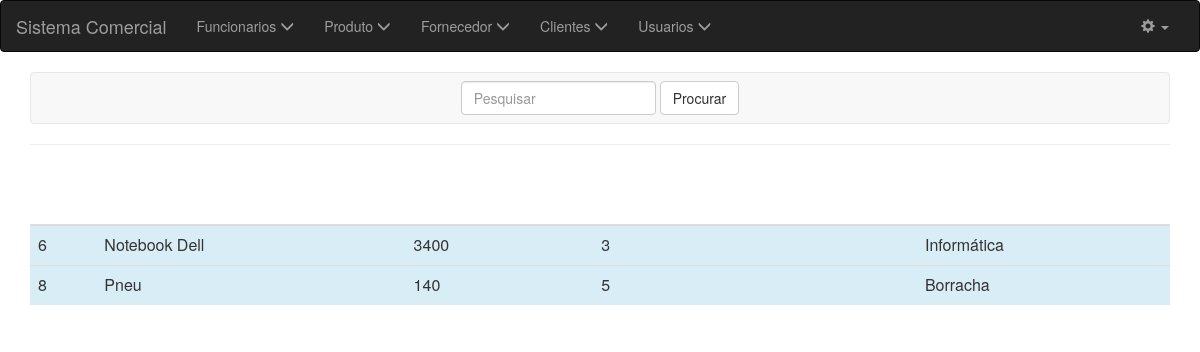
Screenshot of /pesProduto.php (signed in) with the database file from the repository.
### tables this page shows
CREATE TABLE `tb_produto` (
  `cd_produto` int(11) NOT NULL,
  `nm_produto` varchar(500) NOT NULL,
  `tp_produto` varchar(500) NOT NULL,
  `qtd_produto` varchar(500) NOT NULL,
  `vl_produto` varchar(500) NOT NULL,
  `img_produto` varchar(255) DEFAULT 'padrao.jpg'
);

### pesProduto.php (the view, shortened to what this page needs)
<?php include_once 'config.php';
include 'header.php';
$pesquisar = $_GET['pesquisar'];
$pdo = conectar();
$rs = $pdo->query("SELECT * FROM tb_produto WHERE nm_produto LIKE '%".$pesquisar."%'");
?>
<div class="container">
<nav class="navbar navbar-default"><center>
<form class="navbar-form " role="search" method="GET" action="pesProduto.php">
  <div class="form-group">
    <input type="text" name="pesquisar" class="form-control" placeholder="Pesquisar">
  </div>
  <button type="submit" class="btn btn-default">Procurar</button>
</form></center>
</nav>
<hr>
<br>
 <table class="table">
    <thead>
      <tr>
        <th>#</th>
        <th>NOME</th>
        <th>VALOR</th>
        <th>QUANTIDADE</th>
        <th>TIPO</th>
      </tr>
    </thead>
    <tbody>
      <?php while($row = $rs->fetch(PDO::FETCH_OBJ))
  { ?>
      <tr class="info">
        <td><?php echo $row->cd_produto; ?></td>
        <td><?php echo $row->nm_produto; ?></td>
        <td><?php echo $row->vl_produto; ?></td>
        <td><?php echo $row->qtd_produto; ?></td>
        <td><?php echo $row->tp_produto; ?></td>
      </tr>
     <?php }
 ?>
    </tbody>
  </table>
</div>

### header.php (style rules this page uses)
nav { position: fixed; }
h5,h1,h3,h2,th { color:white; }

### rows the page displays
tb_produto: cd_produto "6", nm_produto "Notebook Dell", vl_produto "3400", qtd_produto "3", tp_produto "Informática"
tb_produto: cd_produto "8", nm_produto "Pneu", vl_produto "140", qtd_produto "5", tp_produto "Borracha"
